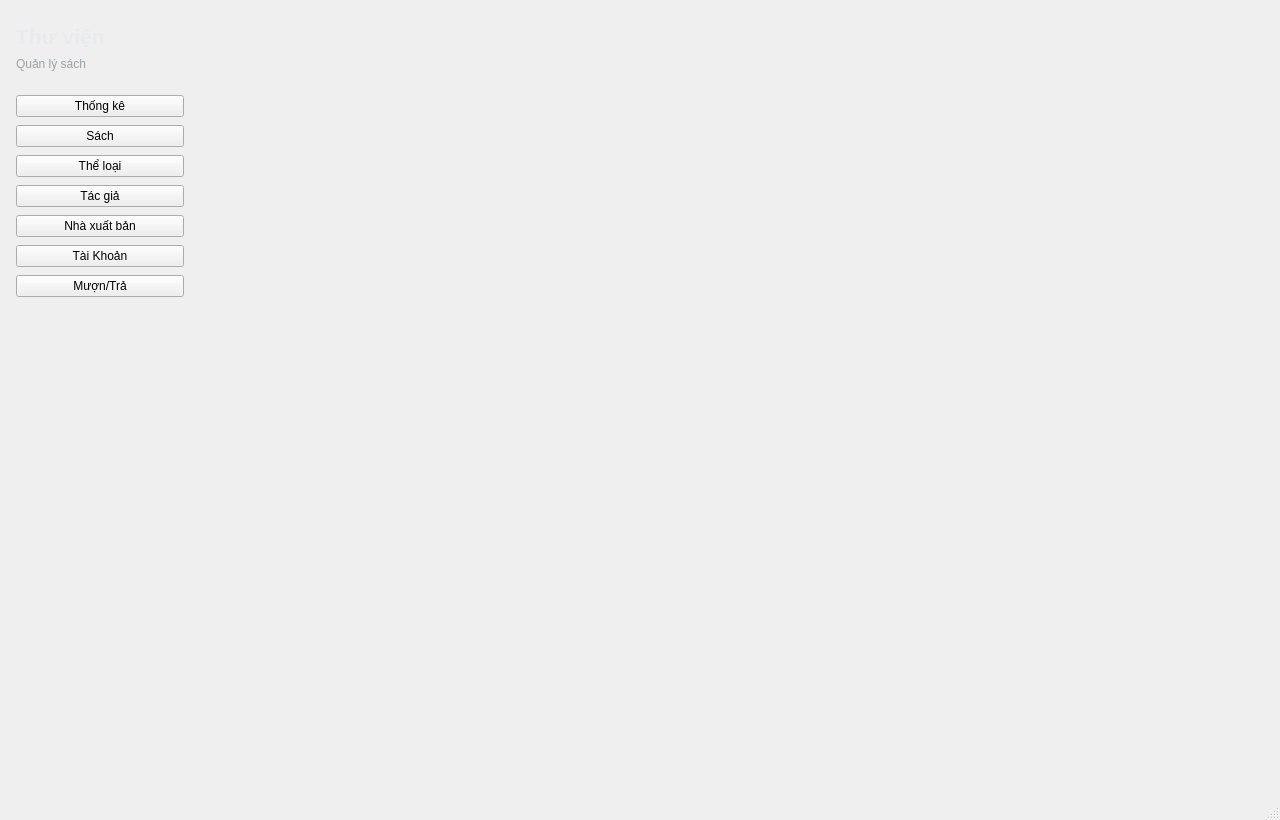
<?xml version="1.0" encoding="UTF-8"?>
<ui version="4.0">
 <class>MainWindow</class>
 <widget class="QMainWindow" name="MainWindow">
  <property name="geometry">
   <rect>
    <x>0</x>
    <y>0</y>
    <width>1280</width>
    <height>820</height>
   </rect>
  </property>
  <property name="windowTitle">
   <string>Thư viện</string>
  </property>
  <widget class="QWidget" name="centralwidget">
   <layout class="QHBoxLayout" name="horizontalLayout_main">
    <property name="spacing">
     <number>0</number>
    </property>
    <property name="leftMargin">
     <number>0</number>
    </property>
    <property name="topMargin">
     <number>0</number>
    </property>
    <property name="rightMargin">
     <number>0</number>
    </property>
    <property name="bottomMargin">
     <number>0</number>
    </property>
    <item>
     <widget class="QWidget" name="nav_panel">
      <property name="minimumSize">
       <size>
        <width>200</width>
        <height>0</height>
       </size>
      </property>
      <layout class="QVBoxLayout" name="verticalLayout_nav">
       <property name="spacing">
        <number>8</number>
       </property>
       <property name="leftMargin">
        <number>16</number>
       </property>
       <property name="topMargin">
        <number>24</number>
       </property>
       <property name="rightMargin">
        <number>16</number>
       </property>
       <property name="bottomMargin">
        <number>24</number>
       </property>
       <item>
        <widget class="QLabel" name="label_app_title">
         <property name="font">
          <font>
           <pointsize>16</pointsize>
           <bold>true</bold>
          </font>
         </property>
         <property name="styleSheet">
          <string notr="true">color: #e8eaed;</string>
         </property>
         <property name="text">
          <string>Thư viện</string>
         </property>
        </widget>
       </item>
       <item>
        <widget class="QLabel" name="label_app_sub">
         <property name="styleSheet">
          <string notr="true">color: #9aa0a6; font-size: 12px;</string>
         </property>
         <property name="text">
          <string>Quản lý sách</string>
         </property>
        </widget>
       </item>
       <item>
        <spacer name="verticalSpacer_top">
         <property name="orientation">
          <enum>Qt::Vertical</enum>
         </property>
         <property name="sizeType">
          <enum>QSizePolicy::Fixed</enum>
         </property>
         <property name="sizeHint" stdset="0">
          <size>
           <width>20</width>
           <height>16</height>
          </size>
         </property>
        </spacer>
       </item>
       <item>
        <widget class="QPushButton" name="btn_nav_stats">
         <property name="text">
          <string>Thống kê</string>
         </property>
        </widget>
       </item>
       <item>
        <widget class="QPushButton" name="btn_nav_books">
         <property name="text">
          <string>Sách</string>
         </property>
        </widget>
       </item>
       <item>
        <widget class="QPushButton" name="btn_nav_categories">
         <property name="text">
          <string>Thể loại</string>
         </property>
        </widget>
       </item>
       <item>
        <widget class="QPushButton" name="btn_nav_authors">
         <property name="text">
          <string>Tác giả</string>
         </property>
        </widget>
       </item>
       <item>
        <widget class="QPushButton" name="btn_nav_publishers">
         <property name="text">
          <string>Nhà xuất bản</string>
         </property>
        </widget>
       </item>
       <item>
        <widget class="QPushButton" name="btn_nav_accounts">
         <property name="text">
          <string>Tài Khoản</string>
         </property>
        </widget>
       </item>
       <item>
        <widget class="QPushButton" name="btn_nav_loans">
         <property name="text">
          <string>Mượn/Trả</string>
         </property>
        </widget>
       </item>
       <item>
        <spacer name="verticalSpacer_nav">
         <property name="orientation">
          <enum>Qt::Vertical</enum>
         </property>
         <property name="sizeHint" stdset="0">
          <size>
           <width>20</width>
           <height>40</height>
          </size>
         </property>
        </spacer>
       </item>
      </layout>
     </widget>
    </item>
    <item>
     <widget class="QStackedWidget" name="stacked_screens">
      <property name="currentIndex">
       <number>0</number>
      </property>
     </widget>
    </item>
   </layout>
  </widget>
  <widget class="QStatusBar" name="statusbar"/>
 </widget>
 <resources/>
 <connections/>
</ui>
